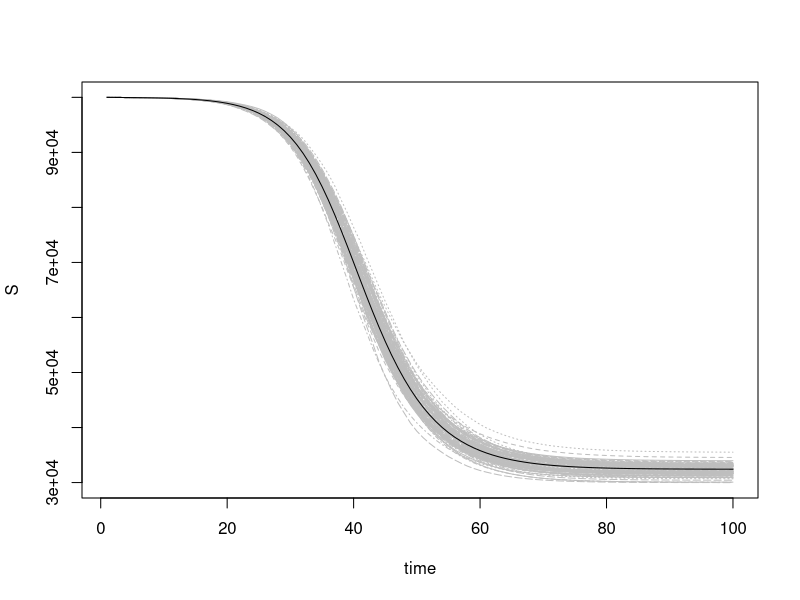
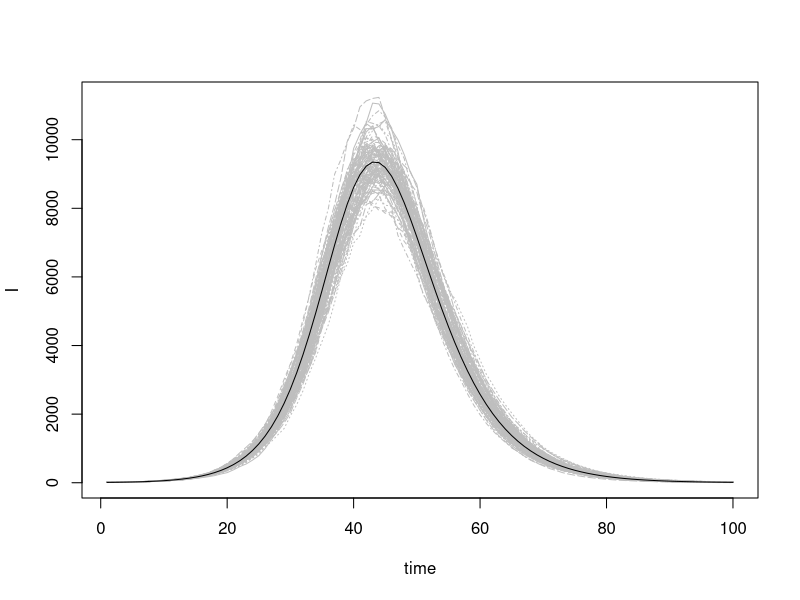
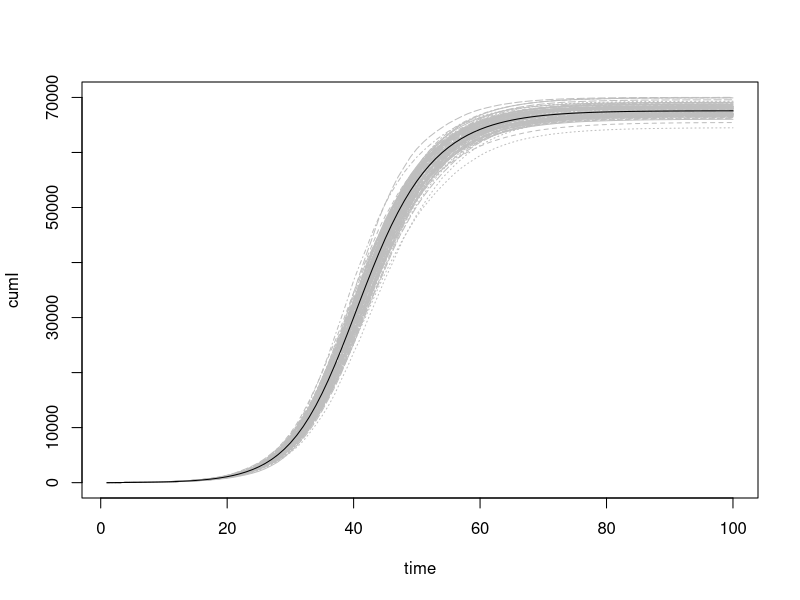

The R source for these figures, in order:
## SIR MODEL
## SCRIPT TO TEST THE SIR MODEL run deterministically vs stochastically

## if you haven't had it installed yet, type in the following first:
## install.packages('deSolve')
library(deSolve)

################################################################################
## SIMULAITON USING THE SIR MODEL
# General Routine: 
# Step 1 - Code the ODE/model (or function here) [note the SIR model is described by a set of ODEs]
# Step 2 - Specify the initial conditions/parameters
# Step 3 - Call the “ode” function to solve the ODE/model and generate the simulation
# Step 4 - Check/analyze model outputs
################################################################################
# Step 1: code the SIR model (or function here)
SIR=function(t,state,parameters){
  with(as.list(c(state,parameters)),{
    # rate of change
    dS = -beta*S*I/N;
    dI= beta*S*I/N - gamma*I;
    
    # Optional: also compute the cumulative number of infection
    dcumI = beta*S*I/N
    
    # return the rate of change
    list(c(dS, dI, dcumI))
  }) # end with(as.list...)
}

SIRstoch=function(t,state,parameters){
  with(as.list(c(state,parameters)),{
    # get parameters (fixed) for each time step
    beta_t = beta[floor(t)+1] 
    gamma_t = gamma[floor(t)+1] 
    
    # rate of change
    dS = -beta_t *S*I/N;
    dI= beta_t *S*I/N - gamma_t *I;
    # Optional: also compute the cumulative number of infection
    dcumI = beta_t *S*I/N
    
    # return the rate of change
    list(c(dS, dI, dcumI))
  }) # end with(as.list...)
}
# Step 2: specify initial conditions/parameters
N=1e5; # population size
I0=10; # initial No. of Infectious people
S0=N-I0;  # initial No. of Susceptible people
state=c(S=S0, I=I0, cumI = I0);  # store the inital conditions I & S together 
beta = .5; gamma = .3
parameters=c(beta=beta,gamma=gamma);  # store the model parameters, unit: per day

times=seq(1,100,by=1);  # set simulation time steps: 1 to 100 days here

# Step 3: call the ode function to generate the simulation
sim=ode(y=state,times=times,func=SIR,parms=parameters);

# n stochastic runs
n_runs = 100
S_stoch = I_stoch = cumI_stoch = matrix(0, nrow = length(times), ncol=n_runs)
for(i in 1:n_runs){
  # run it with the stochastic SIR model
  # add noise to key parameters, e.g., here small Gaussian noise mean = 0, SD = .05
  parameters=list(beta= beta * (1 + rnorm(length(times)+1, 0, 0.05)), 
                  gamma= gamma * (1 + rnorm(length(times)+1, 0, 0.05)));  
  
  sim_stoch_t = ode(y=state,times=times,func=SIRstoch,parms=parameters);
  # save the results
  S_stoch[,i] = sim_stoch_t[,'S']
  I_stoch[,i] = sim_stoch_t[,'I']
  cumI_stoch[,i] = sim_stoch_t[,'cumI']
  print(i)
}

# Step 4: check model outputs
# compare deterministic SIR with n stochastic runs
matplot(S_stoch, col='grey', type='l', xlab='time', ylab='S')
lines(sim[,'S'])

matplot(I_stoch, col='grey', type='l', xlab='time', ylab='I')
lines(sim[,'I'])

matplot(cumI_stoch, col='grey', type='l', xlab='time', ylab='cumI')
lines(sim[,'cumI'])
